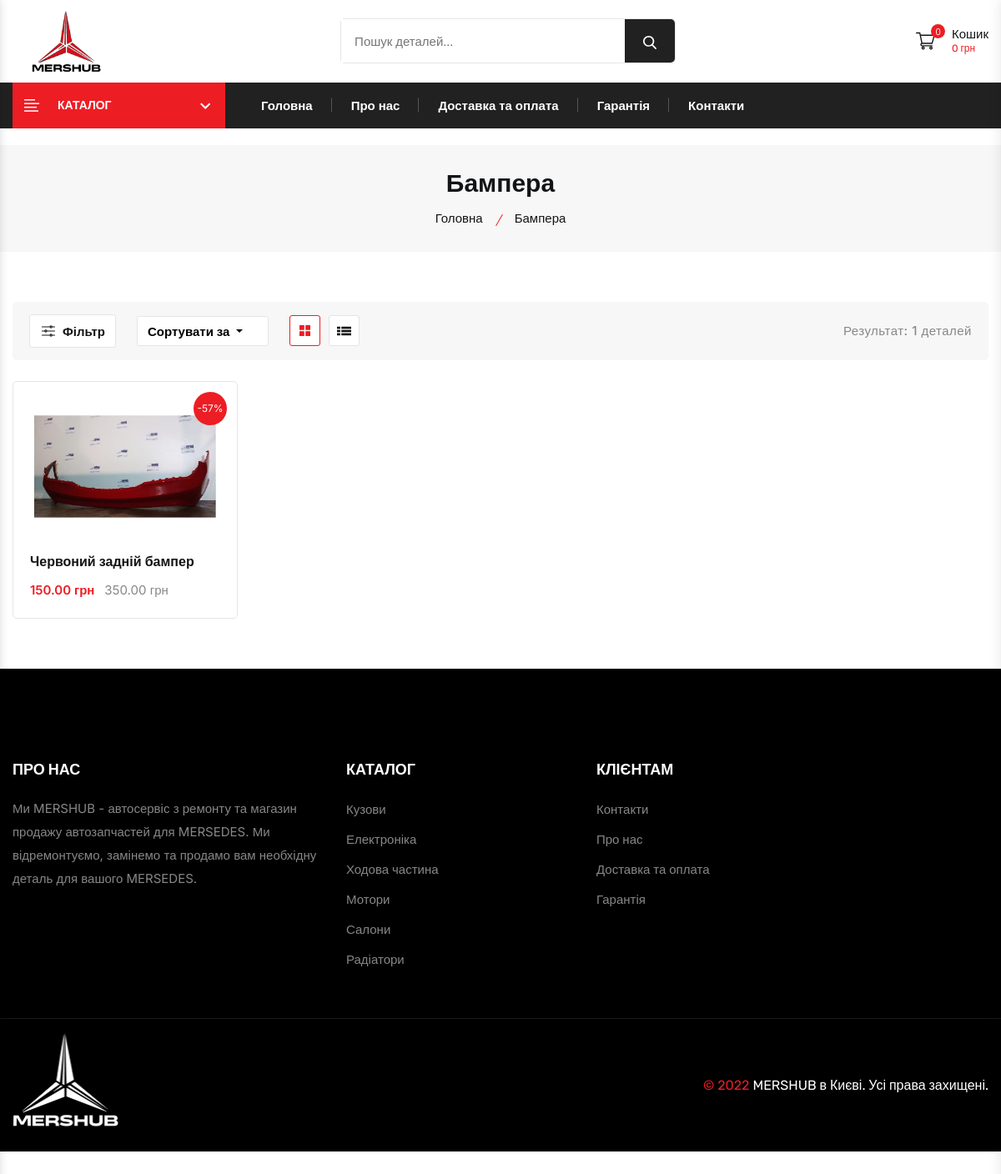
The app's page /shop/bampera/ with its own data.
### shop/models.py (models this page shows, shortened)
class Category(models.Model):
    name = models.CharField(max_length=100, db_index=True, verbose_name='Название категории')
    slug = models.SlugField(max_length=100)
    image = models.ImageField(upload_to='images/category/', verbose_name='Фотография категории')
    icon = models.ImageField(upload_to='images/category/icons/', null=True, verbose_name='Иконка категории')
    subcategory = models.ForeignKey('Category', on_delete=models.CASCADE, null=True, blank=True, verbose_name='Категория')
    class Meta:
        verbose_name = 'Категория'
        verbose_name_plural = 'Категории'
        index_together = ('slug', )
        ordering = ('name', )

class Product(models.Model):
    id = models.CharField(max_length=15, primary_key=True, db_index=True, unique=True)
    category = models.ForeignKey(Category, on_delete=models.CASCADE, verbose_name='Категория')
    name = models.CharField(max_length=150,  verbose_name='Название детали')
    slug = models.SlugField(max_length=150)
    price = models.DecimalField(max_digits=10, decimal_places=2, verbose_name='Цена')
    is_special = models.BooleanField(default=False, verbose_name='Скидка')
    old_price = models.DecimalField(max_digits=10, blank=True, null=True, decimal_places=2, verbose_name='Старая цена')
    description = models.TextField(blank=True, verbose_name='Описание')
    remark = models.TextField(blank=True, verbose_name='Примечание')
    image = models.ImageField(upload_to=f'images/products/', verbose_name='Фотография')
    count = models.IntegerField(verbose_name='Количество на складе')
    used_quantity = models.IntegerField(verbose_name='Количество Б/У на складе')
    available = models.BooleanField(default=True, verbose_name='Наличие')
    best_seller = models.BooleanField(default=False, verbose_name='Найболее продаваемое')
    new_in = models.BooleanField(default=False, verbose_name='Новинка')
    created = models.DateTimeField(auto_now_add=True, verbose_name='Создано')
    update = models.DateTimeField(auto_now=True, verbose_name='Обновлено')
    class Meta:
        verbose_name = 'Деталь'
        verbose_name_plural = 'Детали'
        index_together = ('slug', )
        ordering = ('id', 'name', '-created')
    @property
    def price_percentage(self):
        return 100 * (self.old_price - self.price) / self.old_price

### shop/views.py (the view)
# urls.py: path('shop/', ProductsListView.as_view(), name='products'),
class ProductsListView(ListView):
    template_name = 'products-list.html'
    context_object_name = 'products'
    paginate_by = 12
    def get_queryset(self):
        category_slug = self.kwargs.get('slug_category')
        price_lte = self.request.GET.get('price_lte')
        if price_lte:
            price_lte = int(price_lte)
        price_gte = self.request.GET.get('price_gte')
        if not price_gte:
            price_gte = 0
        else:
            price_gte = int(price_gte)
        if category_slug:
            category = get_object_or_404(Category, slug=category_slug)
            if price_lte and category.subcategory:
                products = Product.objects.filter(category=category, price__lte=price_lte, price__gte=price_gte)
            elif price_lte and not category.subcategory:
                products = Product.objects.filter(category__subcategory=category, price__lte=price_lte, price__gte=price_gte)
            elif not category.subcategory:
                products = Product.objects.filter(category__subcategory=category)
            else:
                products = Product.objects.filter(category=category)
        elif price_lte:
            products = Product.objects.filter(price__lte=price_lte, price__gte=price_gte)
        else:
            products = Product.objects.all()
        sort_param = self.request.GET.get('sort')
        if sort_param == 'name':
            products = products.order_by('name')
        elif sort_param == 'new-in':
            products = products.order_by('new_in')
        elif sort_param == 'low-price':
            products = products.order_by('price')
        elif sort_param == 'high-price':
            products = products.order_by('-price')
        else:
            products = products.order_by('name')
        return products
    def get_context_data(self, *, object_list=None, **kwargs):
        cart = Cart(self.request)
        context = super().get_context_data(**kwargs)
        category = self.kwargs.get('slug_category')
        if category:
            context['category'] = Category.objects.values('name').get(slug=category)
        else:
            context['category'] = category
        context['cart'] = cart
        return context

### cart/cart.py (called while the page is built)
    def get_total_price(self):
        return sum(float(item['price']) * item['count'] for item in self.cart.values())

    def __len__(self):
        return sum(item['count'] for item in self.cart.values())

### shop/templatetags/shop_tags.py (called while the page is built)
@register.simple_tag()
def get_categories():
    return Category.objects.filter(subcategory=None)

@register.simple_tag()
def get_subcategories(category_id):
    return Category.objects.filter(subcategory=category_id)

@register.simple_tag()
def get_best_seller():
    return Product.objects.filter(best_seller=True).order_by('?')[:3]

@register.simple_tag(takes_context=True)
def param_replace(context, **kwargs):
    d = context['request'].GET.copy()
    for k, v in kwargs.items():
        d[k] = v
    for k in [k for k, v in d.items() if not v]:
        del d[k]
    return d.urlencode()

### shop/templates/products-list.html (shortened to what this page needs)
{% extends 'base_shop.html' %}
{% load static %}
{% load shop_tags %}
{% block content %}
                {% get_categories as categories %}
            {% get_best_seller as best_seller %}
        <main class="main__content_wrapper">
        <section class="breadcrumb__section breadcrumb__bg">
            <div class="container">
                <div class="row row-cols-1">
                    <div class="col">
                        <div class="breadcrumb__content text-center">
                            {% if category.name %}
                            <h1 class="breadcrumb__content--title">{{ category.name }}</h1>
                            <ul class="breadcrumb__content--menu d-flex justify-content-center">
                                <li class="breadcrumb__content--menu__items"><a href="{% url 'shop:homepage' %}">Головна</a></li>
                                <li class="breadcrumb__content--menu__items"><span>{{ category.name }}</span></li>
                            </ul>
                            {% elif category %}
                                <h1 class="breadcrumb__content--title">{{ category }}</h1>
                            <ul class="breadcrumb__content--menu d-flex justify-content-center">
                                <li class="breadcrumb__content--menu__items"><a href="{% url 'shop:homepage' %}">Головна</a></li>
                                <li class="breadcrumb__content--menu__items"><span>Магазин</span></li>
                            </ul>
                            {% endif %}
                        </div>
                    </div>
                </div>
            </div>
        </section>
        <div class="shop__section section--padding">
            <div class="container">
                <div class="shop__product--wrapper">
                    <div class="shop__header d-flex align-items-center justify-content-between mb-30">
                        <div class="product__view--mode d-flex align-items-center">
                            <button class="widget__filter--btn d-flex align-items-center" data-offcanvas>
                                <span class="widget__filter--btn__text">Фільтр</span>
                            </button>
                            <div class="product__view--mode__list product__short--by align-items-center d-flex">
                                <div class="dropdown">
                                    <button class="btn btn-secondary dropdown-toggle " type="button" data-bs-toggle="dropdown" aria-expanded="false">
                                        Сортувати за
                                    </button>
                                </div>
                            </div>
                            <div class="product__view--mode__list">
                                <div class="product__tab--one product__grid--column__buttons d-flex justify-content-center">
                                    <button class="product__grid--column__buttons--icons active" aria-label="grid btn" data-toggle="tab" data-target="#product_grid">
                                    </button>
                                    <button class="product__grid--column__buttons--icons" aria-label="list btn" data-toggle="tab" data-target="#product_list">
                                    </button>
                                </div>
                            </div>
                        </div>
                        <p class="product__showing--count">Результат: {{ products|length }} деталей</p>
                    </div>
                    <div class="tab_content">
                        <div id="product_grid" class="tab_pane active show">
                            <div class="product__section--inner">
                                <div class="row mb--n30">
                                    {% for product in page_obj %}
                                    <div class="col-lg-3 col-md-4 col-sm-6 col-6 custom-col mb-30">
                                        <article class="product__card">
                                            <div class="product__card--thumbnail">
                                                <a class="product__card--thumbnail__link display-block" href="{% url 'shop:product' slug=product.slug %}">
                                                    <img class="product__card--thumbnail__img product__primary--img" src="{{ product.image.url }}" alt="product-img">
                                                </a>
                                                {% if product.is_special %}
                                                <span class="product__badge">-{{ product.price_percentage|floatformat:'0' }}%</span>
                                                {% endif %}
                                            </div>
                                            <div class="product__card--content">
                                                <h3 class="product__card--title"><a href="{% url 'shop:product' slug=product.slug %}">{{ product.name }}</a></h3>
                                                <div class="product__card--price">
                                                    {% if product.is_special %}
                                                    <span class="current__price">{{ product.price }} грн</span>
                                                    <span class="old__price">{{ product.old_price }} грн</span>
                                                    {% else %}
                                                        <span class="old__price">{{ product.price }} грн</span>
                                                    {% endif %}
                                                </div>
                                            </div>
                                        </article>
                                    </div>
                                    {% endfor %}
                                </div>
                            </div>
                        </div>
                    </div>
                </div>
            </div>
        </div>
    </main>
{% endblock %}

### records on screen
Category: name "Бампера"
Product: image (picture), price_percentage "57", name "Червоний задній бампер", price "150.00", old_price "350.00"

### other values on screen
{{ cart|length }} "0"
{{ cart.get_total_price }} "0"
{{ products|length }} "1"
